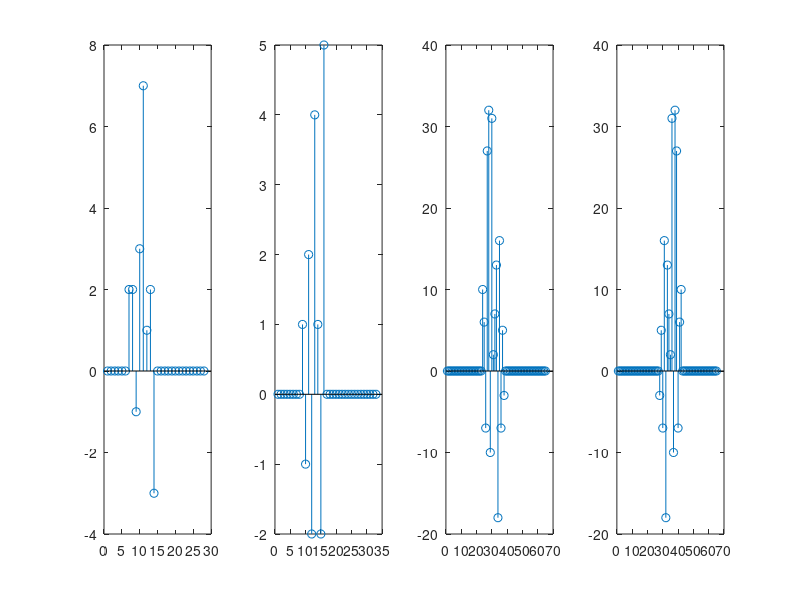

Reproduce this figure in MATLAB.
clear all;
t=-10:1:10;
x=[2 -1 3 7 1 2 -3];
y=[1 -1 2 -2 4 1 -2 5];
for i=1:length(t)
    if t(i)==-4
        min=i-1;
        else if t(i)==2
            max=i+1;
        end
    end
end
x=[zeros(1,min) 2 2 -1 3 7 1 2 -3 zeros(1,max)];
subplot(1,4,1);
stem(x);
for i=1:length(t)
    if t(i)==-2
        min=i-1;
        else if t(i)==5
            max=i+1;
        end
    end
end
y=[zeros(1,min) 1 -1 2 -2 4 1 -2 5 zeros(1,max)];
subplot(1,4,2);
stem(y);
r=xcorr(x,y);
r1=xcorr(y,x);
subplot(1,4,3);
stem(r);
subplot(1,4,4);
stem(r1);